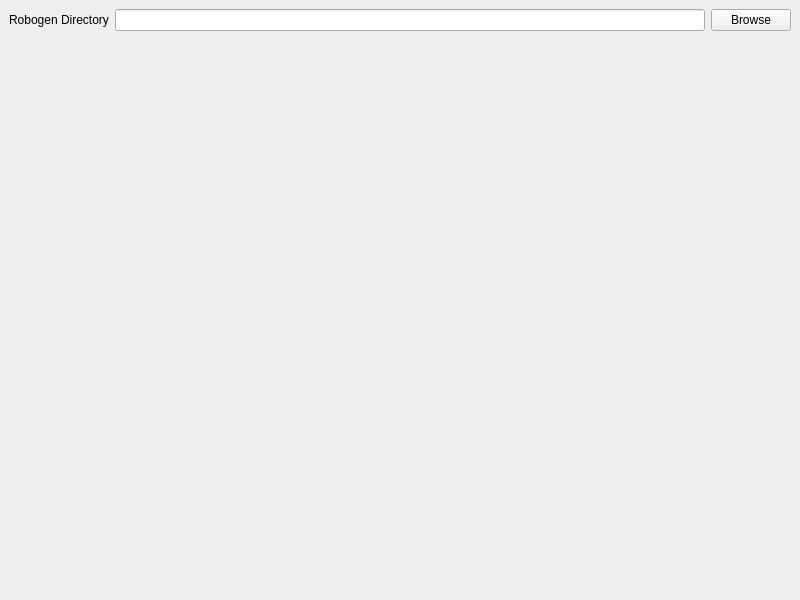
<?xml version="1.0" encoding="UTF-8"?>
<ui version="4.0">
 <class>SettingsWindow</class>
 <widget class="QMainWindow" name="SettingsWindow">
  <property name="geometry">
   <rect>
    <x>0</x>
    <y>0</y>
    <width>800</width>
    <height>600</height>
   </rect>
  </property>
  <property name="windowTitle">
   <string>MainWindow</string>
  </property>
  <widget class="QWidget" name="centralwidget">
   <layout class="QGridLayout" name="gridLayout">
    <item row="0" column="2">
     <widget class="QPushButton" name="push_robogen_browse">
      <property name="text">
       <string>Browse</string>
      </property>
     </widget>
    </item>
    <item row="0" column="0">
     <widget class="QLabel" name="label">
      <property name="text">
       <string>Robogen Directory</string>
      </property>
     </widget>
    </item>
    <item row="0" column="1">
     <widget class="QLineEdit" name="line_robogen"/>
    </item>
    <item row="1" column="0">
     <spacer name="verticalSpacer">
      <property name="orientation">
       <enum>Qt::Vertical</enum>
      </property>
      <property name="sizeHint" stdset="0">
       <size>
        <width>20</width>
        <height>40</height>
       </size>
      </property>
     </spacer>
    </item>
   </layout>
  </widget>
 </widget>
 <resources/>
 <connections/>
</ui>
